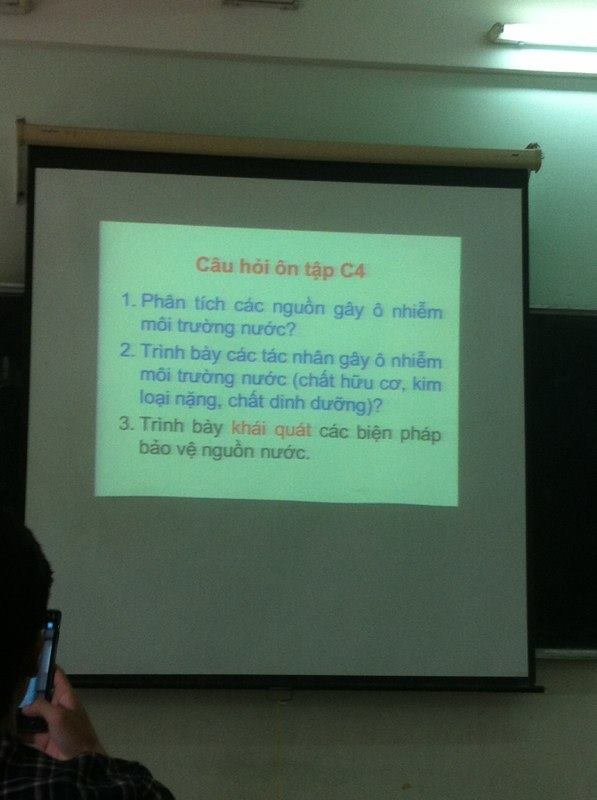
#> input picture images/18554788_955773117898284_84377792_n.jpg, 597 x 800 px
$ python -i word.py   (imports and definitions only)   (older library calls are emulated)
#> lines starting #> are read from the running program, lines starting #| are printed output that depends on the picture; after the words box and inside, x2 and y2 are one past the last pixel; in counts of white or black regions, pixels touching at a corner belong together
#> further down, picture is the input picture: shape (800, 597, 3); mean B, G, R 83.5, 101, 76.7
import cv2
import numpy as np
from imutils import contours
from simple import simple
from text_recognition import signalToTheEndOfAWord

def word(img):
    large = img

    # rgb = cv2.pyrDown(large)
    rgb = large
    small = cv2.cvtColor(rgb, cv2.COLOR_BGR2GRAY)
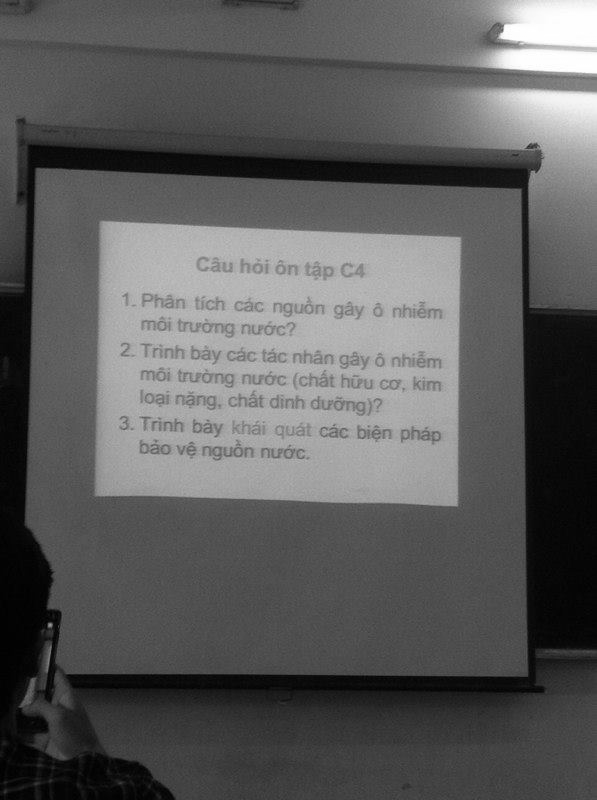
#> small: shape (800, 597); min 0, max 255, mean 91.7

    kernel = cv2.getStructuringElement(cv2.MORPH_ELLIPSE, (2, 2))
    grad = cv2.morphologyEx(small, cv2.MORPH_GRADIENT, kernel)
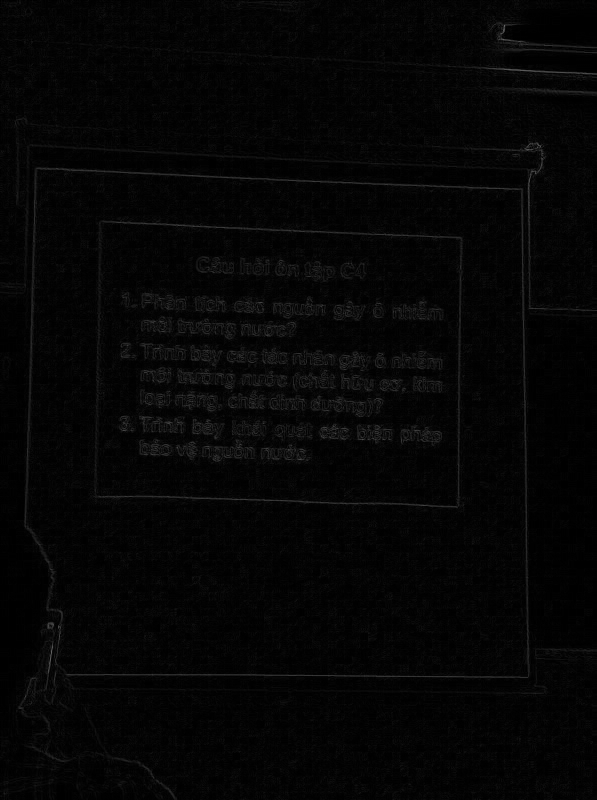
#> grad: shape (800, 597); min 0, max 102, mean 5.2

    _, bw = cv2.threshold(grad, 0.0, 255.0, cv2.THRESH_BINARY | cv2.THRESH_OTSU)
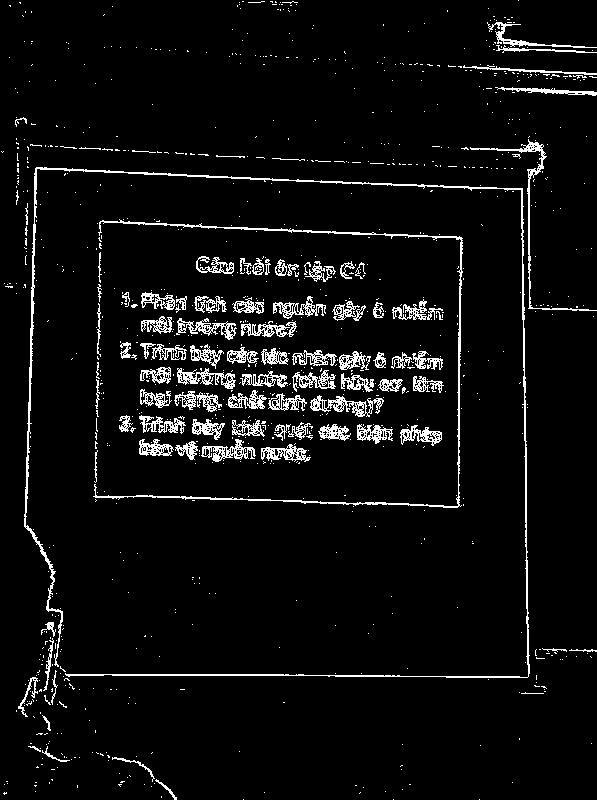
#> bw: shape (800, 597); 5.4% white in thin lines or dots

    kernel = cv2.getStructuringElement(cv2.MORPH_RECT, (5, 5)) #(9, 1)
    connected = cv2.morphologyEx(bw, cv2.MORPH_CLOSE, kernel)
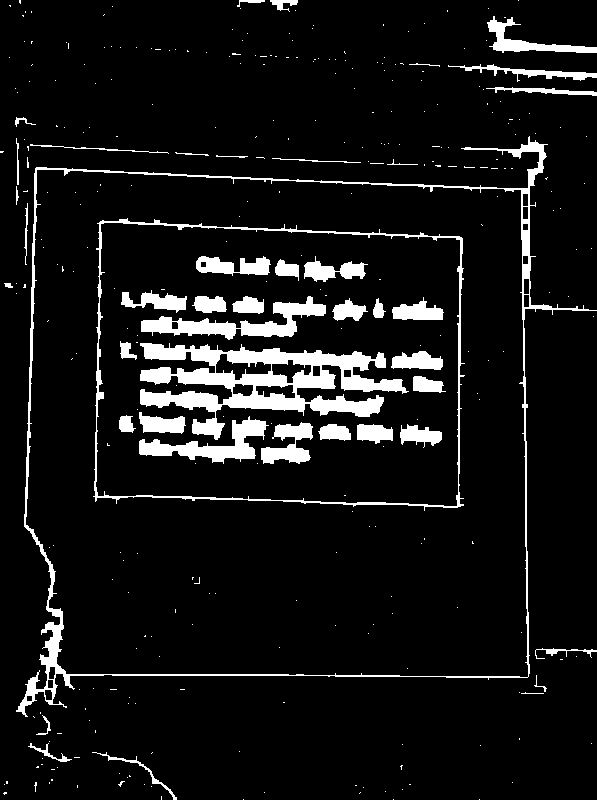
#> connected: shape (800, 597); 8.3% white; 330 white regions (285 under 20 px)
    # using RETR_EXTERNAL instead of RETR_CCOMP
    Contours, hierarchy = cv2.findContours(connected.copy(), cv2.RETR_EXTERNAL, cv2.CHAIN_APPROX_NONE)
#> Contours = 224 contours, 209 with area under 20; largest, box (x1, y1, x2, y2) and area: (16, 136, 597, 717) 246042, (487, 16, 597, 53) 998, (448, 64, 597, 82) 537, (486, 87, 597, 96) 300, (92, 752, 177, 800) 160
    #For opencv 3+ comment the previous line and uncomment the following line
    #_, contours, hierarchy = cv2.findContours(connected.copy(), cv2.RETR_EXTERNAL, cv2.CHAIN_APPROX_NONE)

    mask = np.zeros(bw.shape, dtype=np.uint8)

    # Contours = contours.sort_contours(Contours, method="left-to-right")[0]

    Contours.sort(key=lambda x:get_contour_precedence(x, large.shape[1]))


    for idx in range(len(Contours)):
        x, y, w, h = cv2.boundingRect(Contours[idx])
#> x = 9; y = 5; w = 2; h = 2
        mask[y:y+h, x:x+w] = 0
        cv2.drawContours(mask, Contours, idx, (255, 255, 255), -1)
#> mask: shape (800, 597); 0% white in thin lines or dots, all inside (x1, y1, x2, y2) = (9, 5, 11, 7)
        r = float(cv2.countNonZero(mask[y:y+h, x:x+w])) / (w * h)
#> r = 0.75

        if r > 0.45 and w > 9 and h > 9:
            # cv2.rectangle(rgb, (x, y), (x+w-1, y+h-1), (0, 255, 0), 2)
            imgWordCroped = rgb[y:y+h, x:x+w]

            # cv2.imshow('imgWordCroped', imgWordCroped)

            # Crop characrer
            simple(imgWordCroped)
            # Nhận biết đã kết thúc một từ để chèn dấu cách vào
            signalToTheEndOfAWord('end')

            # cv2.waitKey(0)
        if cv2.waitKey(20) & 0xFF == 27:
#> (key Esc is pressed here)
            cv2.destroyAllWindows()
            break
    # cv2.waitKey(0)

def get_contour_precedence(contour, cols):
    tolerance_factor = 30
    origin = cv2.boundingRect(contour)
    return ((origin[1] // tolerance_factor) * tolerance_factor) * cols + origin[0]

>>> import cv2
>>> picture = cv2.imread('images/18554788_955773117898284_84377792_n.jpg')
>>> result = word(picture)
